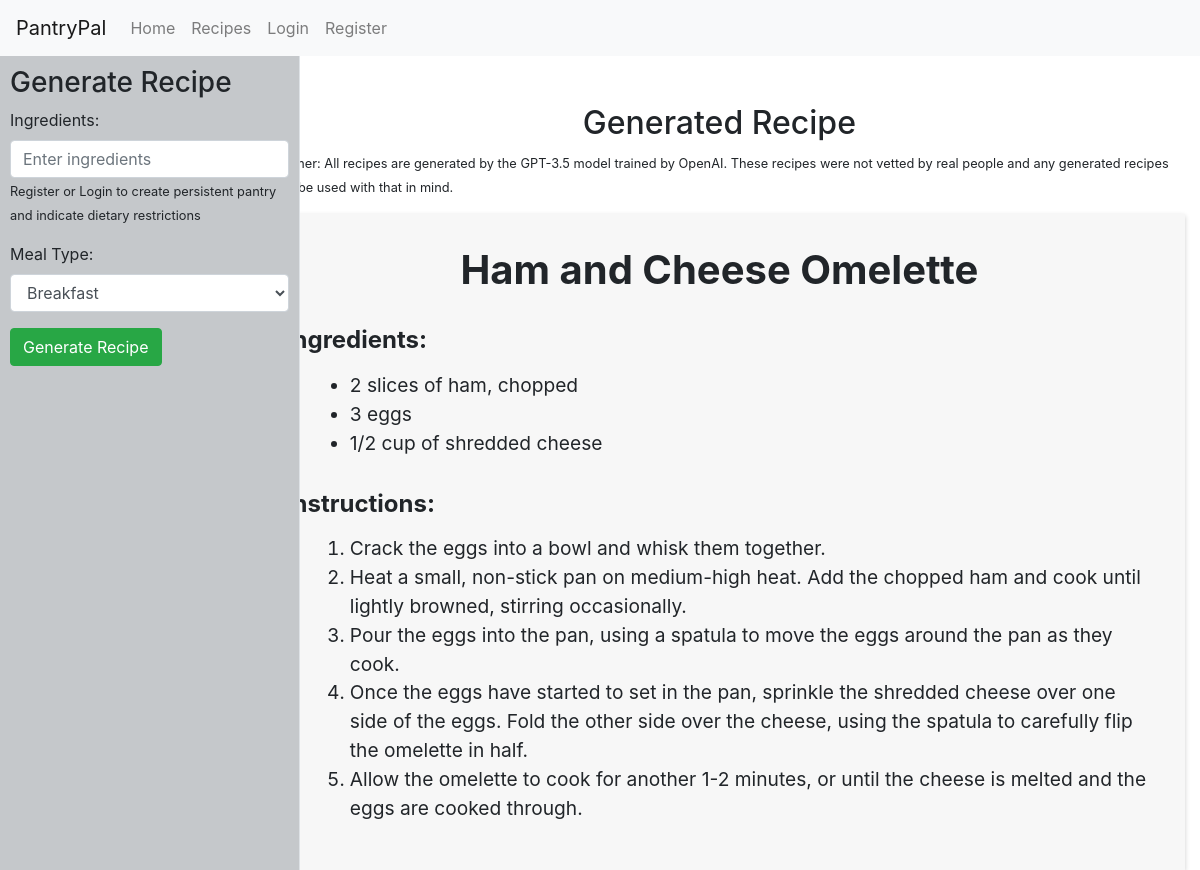
The app's page /recipe?recipe_id=1, older data.
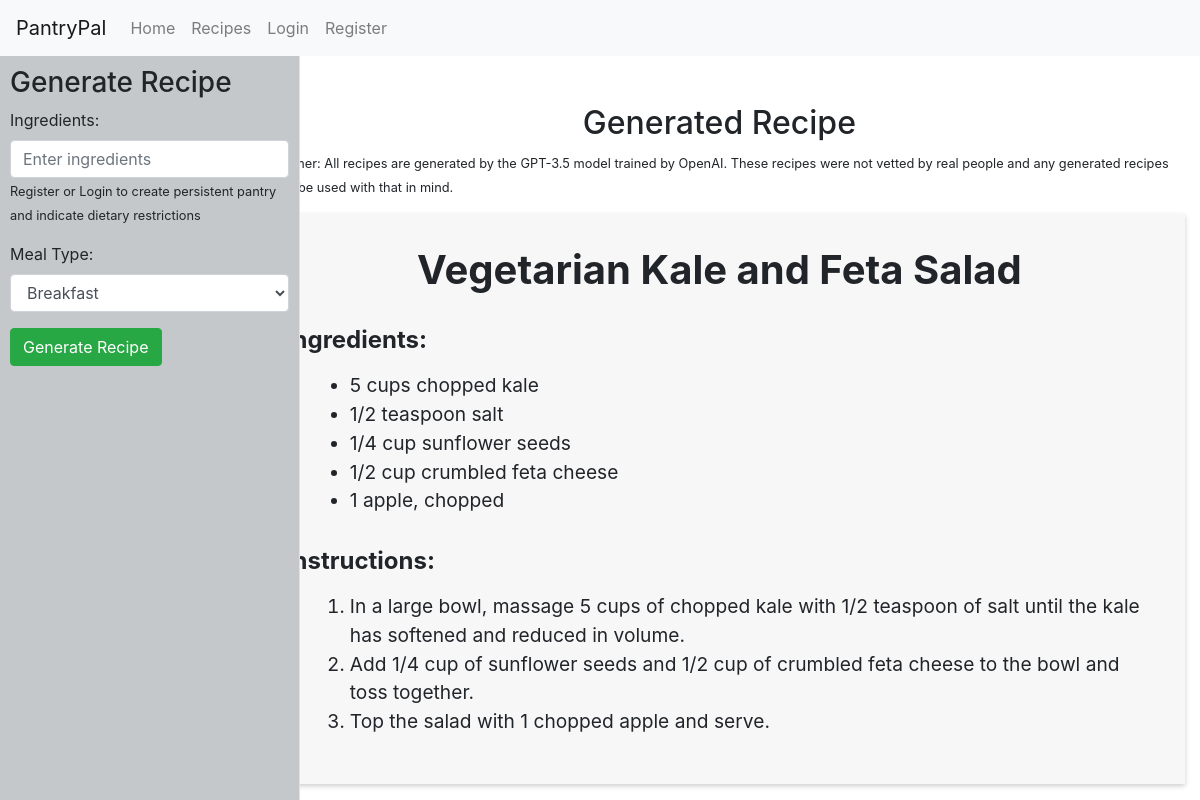
The same page, newer data.
### app.py (models this page shows)
class Recipe(db.Model):
    id = db.Column(db.Integer, primary_key=True)
    title = db.Column(db.String(256), nullable=False)
    content = db.Column(db.String(10000), nullable=False)
    ingredients = db.Column(db.String(1000), nullable=False)

### app.py (the view, shortened to what this page needs)
@app.route('/recipe', methods=['POST', 'GET'])
def recipe():
    recipe_id = request.args.get('recipe_id', type=int)
    recipe_content = ""
    if recipe_id:
        recipe_content = Recipe.query.filter_by(id=recipe_id).first().content
    return render_template('recipe.html', recipe=recipe_content)

### templates/recipe.html (shortened to what this page needs)
{% extends 'base.html' %}
{% block content %}
<div class="main-content">
    {% include 'sidebar.html' %}
    <div class="container">
        <div>
            <h2 class="text-center mt-5">Generated Recipe</h2>
            <p><small>Disclaimer: All recipes are generated by the GPT-3.5 model trained by OpenAI. These recipes were not vetted by real people and any generated recipes should be used with that in mind.</small></p>
            {{ recipe|safe }}
        </div>
    </div>
</div>
{% endblock %}

Row changes from the older to the newer data that the page shows:
changed Recipe: content "Ham and Cheese Omelette Ingredients: 2 slices of ham, chopped 3 eggs 1/2 cup of shredded cheese Instructions: Crack the eggs into a bowl and whisk them together. Heat a small, non-stick pan on medium-high heat. Add the chopped ham and cook until lightly browned, stirring occasionally. Pour the eggs into the pan, using a spatula to move the eggs around the pan as they cook. Once the eggs have started to set in the pan, sprinkle the shredded cheese over one side of the eggs. Fold the other side over the cheese, using the spatula to carefully flip the omelette in half. Allow the omelette to cook for another 1-2 minutes, or until the cheese is melted and the eggs are cooked through." → "Vegetarian Kale and Feta Salad Ingredients: 5 cups chopped kale 1/2 teaspoon salt 1/4 cup sunflower seeds 1/2 cup crumbled feta cheese 1 apple, chopped Instructions: In a large bowl, massage 5 cups of chopped kale with 1/2 teaspoon of salt until the kale has softened and reduced in volume. Add 1/4 cup of sunflower seeds and 1/2 cup of crumbled feta cheese to the bowl and toss together. Top the salad with 1 chopped apple and serve."
